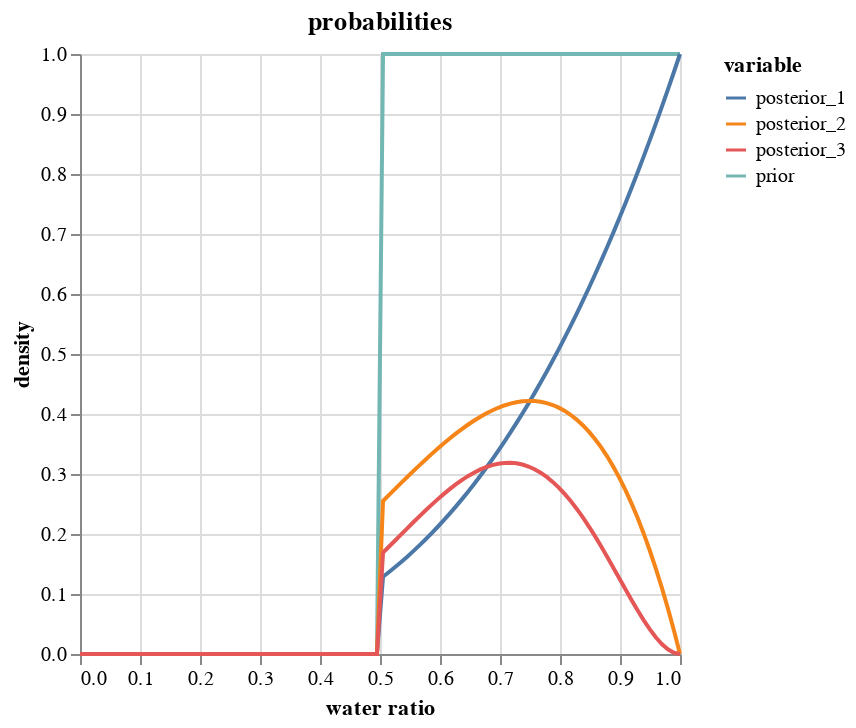

This figure's notebook cell:
### Code cell
# convert wide df to tall, keep `p_grid` column
df = df.melt("p_grid", value_name="density")

alt.Chart(df, title="probabilities").mark_line().encode(
    alt.X("p_grid", title="water ratio"),
    y="density",
    color="variable",
)

### Figure 1 — Vega-Lite specification as saved in the notebook (floating-point values rounded to 4 significant figures; data arrays with more than 128 entries replaced by an {"elided": "..."} marker saying what was removed)
{"$schema": "https://vega.github.io/schema/vega-lite/v5.20.1.json", "config": {"view": {"continuousHeight": 300, "continuousWidth": 300}}, "data": {"name": "data-cbcefd452266a10482d584ad19d9d39f"}, "datasets": {"data-cbcefd452266a10482d584ad19d9d39f": {"elided": "400 records"}}, "encoding": {"color": {"field": "variable", "type": "nominal"}, "x": {"field": "p_grid", "title": "water ratio", "type": "quantitative"}, "y": {"field": "density", "type": "quantitative"}}, "mark": {"type": "line"}, "title": "probabilities"}
